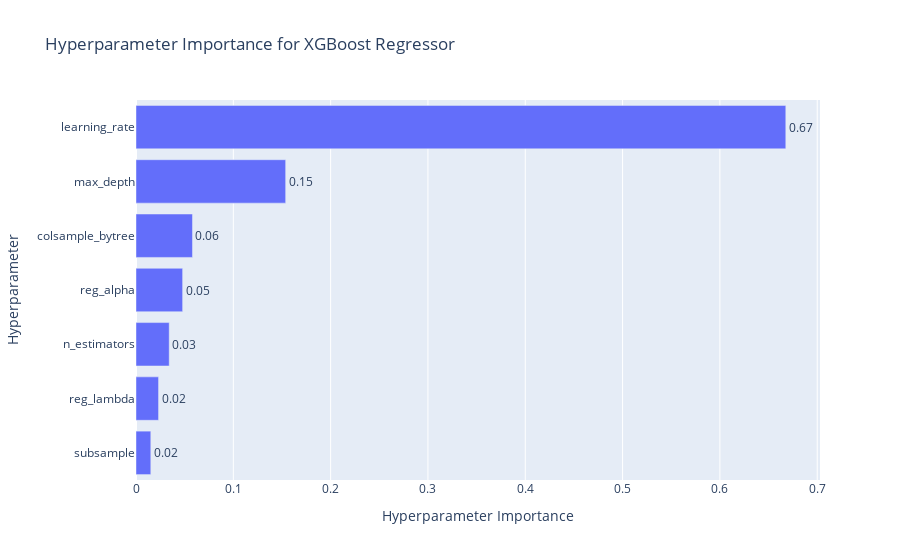

The notebook cell saved with this chart:
### Code cell
# Hyperparameter Importance
fig2 = vis.plot_param_importances(study_xgbr)
fig2.update_layout(title='Hyperparameter Importance for XGBoost Regressor')
fig2.show()

### Figure 1 — Plotly figure (JSON) as saved in the notebook; plotly's stock layout.template omitted (floating-point values rounded to 4 significant figures)
{"data": [{"cliponaxis": false, "hovertemplate": ["subsample (FloatDistribution): 0.015209294864747666<extra></extra>", "reg_lambda (FloatDistribution): 0.023184122841075707<extra></extra>", "n_estimators (IntDistribution): 0.03413351438126711<extra></extra>", "reg_alpha (FloatDistribution): 0.04792638339189908<extra></extra>", "colsample_bytree (FloatDistribution): 0.058031919957412866<extra></extra>", "max_depth (IntDistribution): 0.15379739487561653<extra></extra>", "learning_rate (FloatDistribution): 0.6677173696879809<extra></extra>"], "name": "Objective Value", "orientation": "h", "text": ["0.02", "0.02", "0.03", "0.05", "0.06", "0.15", "0.67"], "textposition": "outside", "x": [0.01521, 0.02318, 0.03413, 0.04793, 0.05803, 0.1538, 0.6677], "y": ["subsample", "reg_lambda", "n_estimators", "reg_alpha", "colsample_bytree", "max_depth", "learning_rate"], "type": "bar"}], "layout": {"title": {"text": "Hyperparameter Importance for XGBoost Regressor"}, "xaxis": {"title": {"text": "Hyperparameter Importance"}}, "yaxis": {"title": {"text": "Hyperparameter"}}}}
